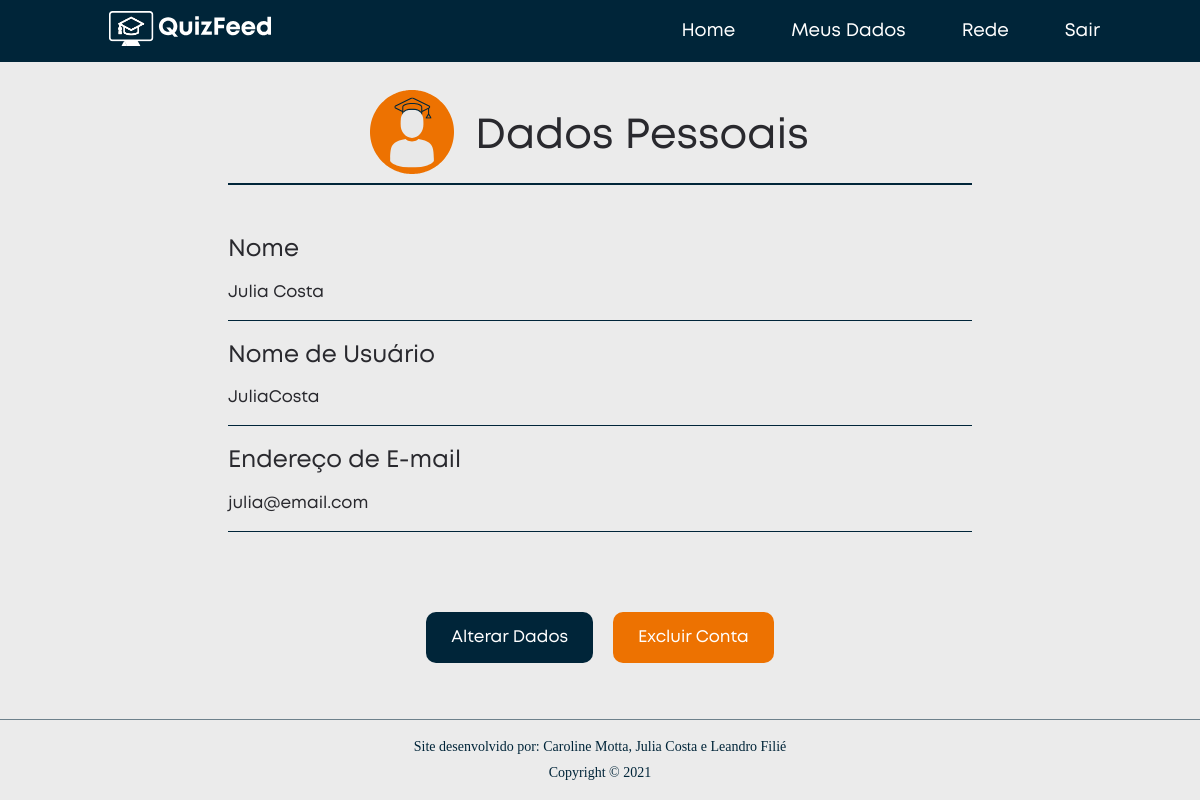
The app's page /dados_usuarios.php (signed in) with its own data.
### tables this page shows
CREATE TABLE IF NOT EXISTS `usuario_comum` (
  `email_usuario` varchar(100) NOT NULL,
  `nome_usuario` varchar(100) NOT NULL,
  PRIMARY KEY (`email_usuario`)
);

CREATE TABLE IF NOT EXISTS `usuario` (
  `email` varchar(100) NOT NULL,
  `nome` varchar(100) NOT NULL,
  `senha` varchar(50) NOT NULL,
  `permissao` int(1) NOT NULL,
  PRIMARY KEY (`email`)
);

### dados_usuarios.php (the view, shortened to what this page needs)
<!DOCTYPE html>
<html lang="pt-br">
<head>
    <?php include './inc/head.inc' ?>
    <link rel="stylesheet" href="./assets/bootstrap/bootstrap.min.css" />
    <link rel="stylesheet" href="./style/dados_usuario.css">
</head>
<body>
  <?php
    include './inc/menu.inc';
  ?>
  <main>
    <?php
      if($_SESSION["permissao"] == 1){
        $select = 'SELECT nome_usuario, email_usuario FROM usuario_comum';
        echo '
          <div class="filtro">
            <h3>Filtrar usuários</h3>
            <form method="POST" action="dados_usuarios.php">
              <input type="text" name="nome_usuario" id="nome_usuario" placeholder="Nome de Usuário" />
              <button>Pesquisar Usuário</button>
              <div id="msg"></div>
            </form>
          </div>
        ';
        if(!empty($_POST)){
          $select .= " WHERE(1=1)";
          if($_POST["nome_usuario"] != ""){
              $nome_usuario = $_POST["nome_usuario"];
              $select .= " AND nome_usuario like '$nome_usuario'";
          }
        }
        echo '<span id="msg"></span>';
        $resultado = mysqli_query($conexao,$select);
        $i = 0;
        while($linha = mysqli_fetch_assoc($resultado)){
          if($linha["nome_usuario"] != 'admin'){
            echo '
              <div class="data-user-details-adm">
                <div class="data-user-details-items-adm">
                  <p>@'.$linha["nome_usuario"].' </p>
                </div>
                <div class="data-user-details-items-adm">
                  <button class="data-user-adm alterar" value="'.$linha["email_usuario"].'" data-toggle="modal" data-target="#alterarDados">Ver mais</button>
                  <button class="data-user-delete-adm delete" onclick="removerUser(\''.$linha['email_usuario'].'\')" data-toggle="modal" data-target="#excluirConta">Excluir Conta</button>
                </div>
              </div>
              ';
              $i++;
          }
        }
        if($i == 0){
          echo '<h2>Não há usuários cadastrados</h2>';
        }
      }
      else if($_SESSION["permissao"] == 2){
        $selectUsuario = "SELECT nome, email, nome_usuario FROM usuario INNER JOIN usuario_comum ON usuario.email = usuario_comum.email_usuario WHERE email='".$_SESSION["email"]."'";
        $resultado = mysqli_query($conexao,$selectUsuario);
        echo '
            <div class="data-user-title">
              <img src="./assets/images/dados.svg" Alt="user" class="icon-user"/>
              <h1>Dados Pessoais</h1>
            </div>
            <div id="msg"></div>
            <div id="data-user">
        ';
              while($linha = mysqli_fetch_assoc($resultado)){
                echo '
                  <div class="data-user-details">
                    <div class="data-user-details-items">
                      <h3>Nome</h3>
                      <p id="nome-user">'.$linha["nome"].' </p>
                    </div>
                    <div class="data-user-details-items">
                      <h3>Nome de Usuário</h3>
                      <p id="nome-usuario-user">'.$linha["nome_usuario"].' </p>
                      <div id="erro_nome"></div>
                    </div>
                    <div class="data-user-details-items">
                      <h3>Endereço de E-mail</h3>
                      <p id="email-user">'.$linha["email"].'</p>
                      <div id="erro_email"></div>
                    </div>
                  </div>
                  <div class="buttons-action">
                      <button class="data-user-action alterar" value="'.$linha["email"].'" data-toggle="modal" data-target="#alterarDados">Alterar Dados</button>
                      <button class="data-user-delete delete" onclick="removerUser(\''.$linha['email'].'\')" data-toggle="modal" data-target="#excluirConta">Excluir Conta</button>
                  </div>
                ';
              }
        echo '</div>';
      }
    ?>
  </main>
  <?php
    include './inc/footer.inc';
  ?>
</body>
</html>

### style/main.css (style rules this page uses)
:root { --azul: #002539; --laranja: #ed7201; --area-main: calc(100vh - 143px); }
html { font-size: 14px; }
* { box-sizing: border-box; font-family: "Mont"; }
body { margin: 0; padding: 0; background: #e5e5e5be; color: #29292e; }
main { max-width: 800px; }
button { outline: none; }

### style/dados_usuario.css (style rules this page uses)
main { display: flex; flex-direction: column; justify-content: flex-start; align-items: center; text-align: center; margin: auto; padding: 2rem; min-height: var(--area-main); }
.data-user-title { display: flex; justify-content: center; flex-wrap: wrap; width: 100%; border-bottom: 2px solid var(--azul); }
.data-user-title h1 { display: flex; justify-content: center; align-items: center; text-align: center; font-size: 3rem; font-weight: bold; padding: 0 1.5rem; margin: 20px 0; }
.icon-user { height: 6rem; width: 6rem; }
#data-user { width: 100%; display: flex; flex-direction: column; align-items: center; }
.data-user-details { display: flex; flex-direction: column; justify-content: center; margin: 50px; width: 100%; }
.data-user-details .data-user-details-items { display: flex; flex-direction: column; align-items: flex-start; border-bottom: 1px solid var(--azul); margin-bottom: 20px; }
.data-user-details .data-user-details-items h3 { font-size: 1.7rem; margin: 0; }
.data-user-details .data-user-details-items p { font-size: 1.2rem; }
.buttons-action { display: flex; align-items: center; justify-content: center; flex-wrap: wrap; }
.data-user-action, .data-user-delete { padding: 15px 25px; margin: 10px; border-radius: 10px; border: none; color: white; font-weight: bold; font-size: 1.2rem; cursor: pointer; }
.data-user-action { background: var(--azul); }
.data-user-delete { background: var(--laranja); }

### records on screen
usuario_comum: email_usuario.nome "Julia Costa", nome_usuario "JuliaCosta", email_usuario.email "julia@email.com"
